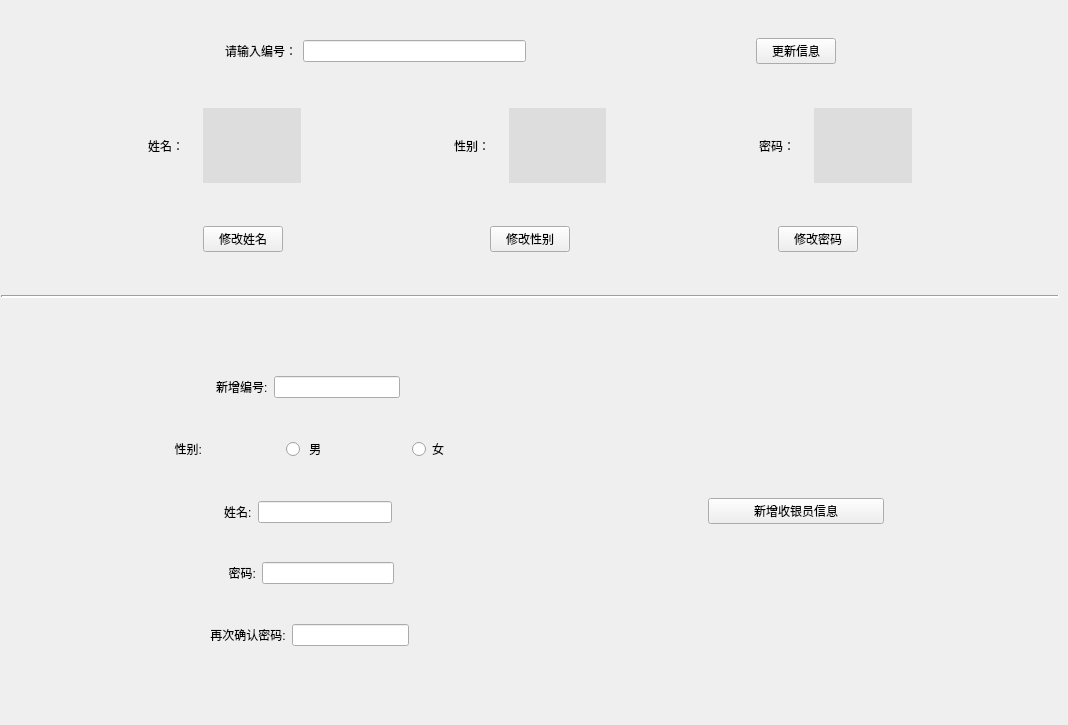
          <widget class="QWidget" name="tab">
           <attribute name="title">
            <string>修改信息</string>
           </attribute>
           <widget class="QWidget" name="widget_2" native="true">
            <property name="geometry">
             <rect>
              <x>1</x>
              <y>1</y>
              <width>1058</width>
              <height>715</height>
             </rect>
            </property>
            <layout class="QVBoxLayout" name="verticalLayout_12" stretch="1,2,1,2,1,2,1,1,1,9,1">
             <item>
              <spacer name="verticalSpacer_21">
               <property name="orientation">
                <enum>Qt::Vertical</enum>
               </property>
               <property name="sizeHint" stdset="0">
                <size>
                 <width>20</width>
                 <height>27</height>
                </size>
               </property>
              </spacer>
             </item>
             <item>
              <layout class="QHBoxLayout" name="horizontalLayout_26">
               <item>
                <spacer name="horizontalSpacer_48">
                 <property name="orientation">
                  <enum>Qt::Horizontal</enum>
                 </property>
                 <property name="sizeHint" stdset="0">
                  <size>
                   <width>40</width>
                   <height>20</height>
                  </size>
                 </property>
                </spacer>
               </item>
               <item>
                <widget class="QLabel" name="label_23">
                 <property name="text">
                  <string>请输入编号：</string>
                 </property>
                </widget>
               </item>
               <item>
                <widget class="QLineEdit" name="stno_lineEdit_4"/>
               </item>
               <item>
                <spacer name="horizontalSpacer_49">
                 <property name="orientation">
                  <enum>Qt::Horizontal</enum>
                 </property>
                 <property name="sizeHint" stdset="0">
                  <size>
                   <width>40</width>
                   <height>20</height>
                  </size>
                 </property>
                </spacer>
               </item>
               <item>
                <widget class="QPushButton" name="update_staff_pushButton_5">
                 <property name="text">
                  <string>更新信息</string>
                 </property>
                </widget>
               </item>
               <item>
                <spacer name="horizontalSpacer_50">
                 <property name="orientation">
                  <enum>Qt::Horizontal</enum>
                 </property>
                 <property name="sizeHint" stdset="0">
                  <size>
                   <width>40</width>
                   <height>20</height>
                  </size>
                 </property>
                </spacer>
               </item>
              </layout>
             </item>
             <item>
              <spacer name="verticalSpacer_22">
               <property name="orientation">
                <enum>Qt::Vertical</enum>
               </property>
               <property name="sizeHint" stdset="0">
                <size>
                 <width>20</width>
                 <height>27</height>
                </size>
               </property>
              </spacer>
             </item>
             <item>
              <layout class="QHBoxLayout" name="horizontalLayout_27" stretch="3,1,2,3,1,2,3,1,2,3">
               <item>
                <spacer name="horizontalSpacer_51">
                 <property name="orientation">
                  <enum>Qt::Horizontal</enum>
                 </property>
                 <property name="sizeHint" stdset="0">
                  <size>
                   <width>40</width>
                   <height>20</height>
                  </size>
                 </property>
                </spacer>
               </item>
               <item>
                <widget class="QLabel" name="label_24">
                 <property name="text">
                  <string>姓名：</string>
                 </property>
                </widget>
               </item>
               <item>
                <widget class="QLabel" name="staff_name_label_25">
                 <property name="styleSheet">
                  <string notr="true">background-color: rgb(221, 221, 221);</string>
                 </property>
                 <property name="text">
                  <string/>
                 </property>
                </widget>
               </item>
               <item>
                <spacer name="horizontalSpacer_52">
                 <property name="orientation">
                  <enum>Qt::Horizontal</enum>
                 </property>
                 <property name="sizeHint" stdset="0">
                  <size>
                   <width>40</width>
                   <height>20</height>
                  </size>
                 </property>
                </spacer>
               </item>
               <item>
                <widget class="QLabel" name="label_26">
                 <property name="text">
                  <string>性别：</string>
                 </property>
                </widget>
               </item>
               <item>
                <widget class="QLabel" name="staff_sex_label_27">
                 <property name="styleSheet">
                  <string notr="true">background-color: rgb(221, 221, 221);</string>
                 </property>
                 <property name="text">
                  <string/>
                 </property>
                </widget>
               </item>
               <item>
                <spacer name="horizontalSpacer_53">
                 <property name="orientation">
                  <enum>Qt::Horizontal</enum>
                 </property>
                 <property name="sizeHint" stdset="0">
                  <size>
                   <width>40</width>
                   <height>20</height>
                  </size>
                 </property>
                </spacer>
               </item>
               <item>
                <widget class="QLabel" name="label_28">
                 <property name="text">
                  <string>密码：</string>
                 </property>
                </widget>
               </item>
               <item>
                <widget class="QLabel" name="staff_pswd_label_29">
                 <property name="styleSheet">
                  <string notr="true">background-color: rgb(221, 221, 221);</string>
                 </property>
                 <property name="text">
                  <string/>
                 </property>
                </widget>
               </item>
               <item>
                <spacer name="horizontalSpacer_54">
                 <property name="orientation">
                  <enum>Qt::Horizontal</enum>
                 </property>
                 <property name="sizeHint" stdset="0">
                  <size>
                   <width>40</width>
                   <height>20</height>
                  </size>
                 </property>
                </spacer>
               </item>
              </layout>
             </item>
             <item>
              <spacer name="verticalSpacer_23">
               <property name="orientation">
                <enum>Qt::Vertical</enum>
               </property>
               <property name="sizeHint" stdset="0">
                <size>
                 <width>20</width>
                 <height>27</height>
                </size>
               </property>
              </spacer>
             </item>
             <item>
              <layout class="QHBoxLayout" name="horizontalLayout_28" stretch="3,1,3,1,3,1,3">
               <item>
                <spacer name="horizontalSpacer_55">
                 <property name="orientation">
                  <enum>Qt::Horizontal</enum>
                 </property>
                 <property name="sizeHint" stdset="0">
                  <size>
                   <width>40</width>
                   <height>20</height>
                  </size>
                 </property>
                </spacer>
               </item>
               <item>
                <widget class="QPushButton" name="change_name_pushButton_6">
                 <property name="text">
                  <string>修改姓名</string>
                 </property>
                </widget>
               </item>
               <item>
                <spacer name="horizontalSpacer_56">
                 <property name="orientation">
                  <enum>Qt::Horizontal</enum>
                 </property>
                 <property name="sizeHint" stdset="0">
                  <size>
                   <width>40</width>
                   <height>20</height>
                  </size>
                 </property>
                </spacer>
               </item>
               <item>
                <widget class="QPushButton" name="change_sex_pushButton_7">
                 <property name="text">
                  <string>修改性别</string>
                 </property>
                </widget>
               </item>
               <item>
                <spacer name="horizontalSpacer_57">
                 <property name="orientation">
                  <enum>Qt::Horizontal</enum>
                 </property>
                 <property name="sizeHint" stdset="0">
                  <size>
                   <width>40</width>
                   <height>20</height>
                  </size>
                 </property>
                </spacer>
               </item>
               <item>
                <widget class="QPushButton" name="change_pswd_pushButton_8">
                 <property name="text">
                  <string>修改密码</string>
                 </property>
                </widget>
               </item>
               <item>
                <spacer name="horizontalSpacer_58">
                 <property name="orientation">
                  <enum>Qt::Horizontal</enum>
                 </property>
                 <property name="sizeHint" stdset="0">
                  <size>
                   <width>40</width>
                   <height>20</height>
                  </size>
                 </property>
                </spacer>
               </item>
              </layout>
             </item>
             <item>
              <spacer name="verticalSpacer_24">
               <property name="orientation">
                <enum>Qt::Vertical</enum>
               </property>
               <property name="sizeHint" stdset="0">
                <size>
                 <width>20</width>
                 <height>27</height>
                </size>
               </property>
              </spacer>
             </item>
             <item>
              <widget class="Line" name="line_2">
               <property name="lineWidth">
                <number>2</number>
               </property>
               <property name="orientation">
                <enum>Qt::Horizontal</enum>
               </property>
              </widget>
             </item>
             <item>
              <spacer name="verticalSpacer_33">
               <property name="orientation">
                <enum>Qt::Vertical</enum>
               </property>
               <property name="sizeHint" stdset="0">
                <size>
                 <width>20</width>
                 <height>27</height>
                </size>
               </property>
              </spacer>
             </item>
             <item>
              <layout class="QHBoxLayout" name="horizontalLayout_34" stretch="1,5,2,2,2">
               <item>
                <spacer name="horizontalSpacer_71">
                 <property name="orientation">
                  <enum>Qt::Horizontal</enum>
                 </property>
                 <property name="sizeHint" stdset="0">
                  <size>
                   <width>40</width>
                   <height>20</height>
                  </size>
                 </property>
                </spacer>
               </item>
               <item>
                <layout class="QVBoxLayout" name="verticalLayout_10">
                 <item>
                  <spacer name="verticalSpacer_25">
                   <property name="orientation">
                    <enum>Qt::Vertical</enum>
                   </property>
                   <property name="sizeHint" stdset="0">
                    <size>
                     <width>20</width>
                     <height>18</height>
                    </size>
                   </property>
                  </spacer>
                 </item>
                 <item>
                  <layout class="QHBoxLayout" name="horizontalLayout_29">
                   <item>
                    <spacer name="horizontalSpacer_59">
                     <property name="orientation">
                      <enum>Qt::Horizontal</enum>
                     </property>
                     <property name="sizeHint" stdset="0">
                      <size>
                       <width>40</width>
                       <height>20</height>
                      </size>
                     </property>
                    </spacer>
                   </item>
                   <item>
                    <widget class="QLabel" name="label_30">
                     <property name="text">
                      <string>新增编号:</string>
                     </property>
                    </widget>
                   </item>
                   <item>
                    <widget class="QLineEdit" name="new_staffID_lineEdit_4"/>
                   </item>
                   <item>
                    <spacer name="horizontalSpacer_60">
                     <property name="orientation">
                      <enum>Qt::Horizontal</enum>
                     </property>
                     <property name="sizeHint" stdset="0">
                      <size>
                       <width>40</width>
                       <height>20</height>
                      </size>
                     </property>
                    </spacer>
                   </item>
                  </layout>
                 </item>
                 <item>
                  <spacer name="verticalSpacer_26">
                   <property name="orientation">
                    <enum>Qt::Vertical</enum>
                   </property>
                   <property name="sizeHint" stdset="0">
                    <size>
                     <width>20</width>
                     <height>13</height>
                    </size>
                   </property>
                  </spacer>
                 </item>
                 <item>
                  <layout class="QHBoxLayout" name="horizontalLayout_30">
                   <item>
                    <spacer name="horizontalSpacer_61">
                     <property name="orientation">
                      <enum>Qt::Horizontal</enum>
                     </property>
                     <property name="sizeHint" stdset="0">
                      <size>
                       <width>40</width>
                       <height>20</height>
                      </size>
                     </property>
                    </spacer>
                   </item>
                   <item>
                    <widget class="QLabel" name="label_31">
                     <property name="text">
                      <string>  性别:</string>
                     </property>
                    </widget>
                   </item>
                   <item>
                    <spacer name="horizontalSpacer_63">
                     <property name="orientation">
                      <enum>Qt::Horizontal</enum>
                     </property>
                     <property name="sizeHint" stdset="0">
                      <size>
                       <width>40</width>
                       <height>20</height>
                      </size>
                     </property>
                    </spacer>
                   </item>
                   <item>
                    <widget class="QRadioButton" name="man_radioButton">
                     <property name="text">
                      <string> 男</string>
                     </property>
                    </widget>
                   </item>
                   <item>
                    <spacer name="horizontalSpacer_64">
                     <property name="orientation">
                      <enum>Qt::Horizontal</enum>
                     </property>
                     <property name="sizeHint" stdset="0">
                      <size>
                       <width>40</width>
                       <height>20</height>
                      </size>
                     </property>
                    </spacer>
                   </item>
                   <item>
                    <widget class="QRadioButton" name="woman_radioButton_2">
                     <property name="text">
                      <string>女</string>
                     </property>
                    </widget>
                   </item>
                   <item>
                    <spacer name="horizontalSpacer_62">
                     <property name="orientation">
                      <enum>Qt::Horizontal</enum>
                     </property>
                     <property name="sizeHint" stdset="0">
                      <size>
                       <width>40</width>
                       <height>20</height>
                      </size>
                     </property>
                    </spacer>
                   </item>
                  </layout>
                 </item>
                 <item>
                  <spacer name="verticalSpacer_27">
                   <property name="orientation">
                    <enum>Qt::Vertical</enum>
                   </property>
                   <property name="sizeHint" stdset="0">
                    <size>
                     <width>20</width>
                     <height>13</height>
                    </size>
                   </property>
                  </spacer>
                 </item>
                 <item>
                  <layout class="QHBoxLayout" name="horizontalLayout_31">
                   <item>
                    <spacer name="horizontalSpacer_65">
                     <property name="orientation">
                      <enum>Qt::Horizontal</enum>
                     </property>
                     <property name="sizeHint" stdset="0">
                      <size>
                       <width>40</width>
                       <height>20</height>
                      </size>
                     </property>
                    </spacer>
                   </item>
                   <item>
                    <widget class="QLabel" name="label_32">
                     <property name="text">
                      <string>姓名:</string>
                     </property>
                    </widget>
                   </item>
                   <item>
                    <widget class="QLineEdit" name="new_name_lineEdit_5"/>
                   </item>
                   <item>
                    <spacer name="horizontalSpacer_66">
                     <property name="orientation">
                      <enum>Qt::Horizontal</enum>
                     </property>
                     <property name="sizeHint" stdset="0">
                      <size>
                       <width>40</width>
                       <height>20</height>
                      </size>
                     </property>
                    </spacer>
                   </item>
                  </layout>
                 </item>
                 <item>
                  <spacer name="verticalSpacer_28">
                   <property name="orientation">
                    <enum>Qt::Vertical</enum>
                   </property>
                   <property name="sizeHint" stdset="0">
                    <size>
                     <width>20</width>
                     <height>13</height>
                    </size>
                   </property>
                  </spacer>
                 </item>
                 <item>
                  <layout class="QHBoxLayout" name="horizontalLayout_32">
                   <item>
                    <spacer name="horizontalSpacer_67">
                     <property name="orientation">
                      <enum>Qt::Horizontal</enum>
                     </property>
                     <property name="sizeHint" stdset="0">
                      <size>
                       <width>40</width>
                       <height>20</height>
                      </size>
                     </property>
                    </spacer>
                   </item>
                   <item>
                    <widget class="QLabel" name="label_33">
                     <property name="text">
                      <string>  密码:</string>
                     </property>
                    </widget>
                   </item>
                   <item>
                    <widget class="QLineEdit" name="new_pswd_lineEdit_6"/>
                   </item>
                   <item>
                    <spacer name="horizontalSpacer_68">
                     <property name="orientation">
                      <enum>Qt::Horizontal</enum>
                     </property>
                     <property name="sizeHint" stdset="0">
                      <size>
                       <width>40</width>
                       <height>20</height>
                      </size>
                     </property>
                    </spacer>
                   </item>
                  </layout>
                 </item>
                 <item>
                  <spacer name="verticalSpacer_29">
                   <property name="orientation">
                    <enum>Qt::Vertical</enum>
                   </property>
                   <property name="sizeHint" stdset="0">
                    <size>
                     <width>20</width>
                     <height>13</height>
                    </size>
                   </property>
                  </spacer>
                 </item>
                 <item>
                  <layout class="QHBoxLayout" name="horizontalLayout_33">
                   <item>
                    <spacer name="horizontalSpacer_69">
                     <property name="orientation">
                      <enum>Qt::Horizontal</enum>
                     </property>
                     <property name="sizeHint" stdset="0">
                      <size>
                       <width>40</width>
                       <height>20</height>
                      </size>
                     </property>
                    </spacer>
                   </item>
                   <item>
                    <widget class="QLabel" name="label_34">
                     <property name="text">
                      <string> 再次确认密码:</string>
                     </property>
                    </widget>
                   </item>
                   <item>
                    <widget class="QLineEdit" name="new_again_pswd_lineEdit_7"/>
                   </item>
                   <item>
                    <spacer name="horizontalSpacer_70">
                     <property name="orientation">
                      <enum>Qt::Horizontal</enum>
                     </property>
                     <property name="sizeHint" stdset="0">
                      <size>
                       <width>40</width>
                       <height>20</height>
                      </size>
                     </property>
                    </spacer>
                   </item>
                  </layout>
                 </item>
                 <item>
                  <spacer name="verticalSpacer_30">
                   <property name="orientation">
                    <enum>Qt::Vertical</enum>
                   </property>
                   <property name="sizeHint" stdset="0">
                    <size>
                     <width>20</width>
                     <height>13</height>
                    </size>
                   </property>
                  </spacer>
                 </item>
                </layout>
               </item>
               <item>
                <spacer name="horizontalSpacer_72">
                 <property name="orientation">
                  <enum>Qt::Horizontal</enum>
                 </property>
                 <property name="sizeHint" stdset="0">
                  <size>
                   <width>40</width>
                   <height>20</height>
                  </size>
                 </property>
                </spacer>
               </item>
               <item>
                <layout class="QVBoxLayout" name="verticalLayout_11">
                 <item>
                  <spacer name="verticalSpacer_31">
                   <property name="orientation">
                    <enum>Qt::Vertical</enum>
                   </property>
                   <property name="sizeHint" stdset="0">
                    <size>
                     <width>20</width>
                     <height>40</height>
                    </size>
                   </property>
                  </spacer>
                 </item>
                 <item>
                  <widget class="QPushButton" name="new_staff_pushButton_9">
                   <property name="text">
                    <string>新增收银员信息</string>
                   </property>
                  </widget>
                 </item>
                 <item>
                  <spacer name="verticalSpacer_32">
                   <property name="orientation">
                    <enum>Qt::Vertical</enum>
                   </property>
                   <property name="sizeHint" stdset="0">
                    <size>
                     <width>20</width>
                     <height>40</height>
                    </size>
                   </property>
                  </spacer>
                 </item>
                </layout>
               </item>
               <item>
                <spacer name="horizontalSpacer_73">
                 <property name="orientation">
                  <enum>Qt::Horizontal</enum>
                 </property>
                 <property name="sizeHint" stdset="0">
                  <size>
                   <width>40</width>
                   <height>20</height>
                  </size>
                 </property>
                </spacer>
               </item>
              </layout>
             </item>
             <item>
              <spacer name="verticalSpacer_34">
               <property name="orientation">
                <enum>Qt::Vertical</enum>
               </property>
               <property name="sizeHint" stdset="0">
                <size>
                 <width>20</width>
                 <height>27</height>
                </size>
               </property>
              </spacer>
             </item>
            </layout>
           </widget>
          </widget>
